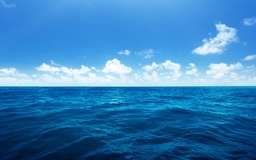
#> input picture landscape.jpg, 256 x 160 px, shrunk from 2880 x 1800 before the run
$ python experiment.py
#> lines starting #> are read from the running program, lines starting #| are printed output that depends on the picture; after the words box and inside, x2 and y2 are one past the last pixel; in counts of white or black regions, pixels touching at a corner belong together; pictures that were not available may be replaced by others from this repository, and a replacement may not be noted
### knn_matting.py
import numpy as np
import sklearn.neighbors as knn
import scipy.sparse
import math
import warnings
# from scikits.umfpack import spsolve, splu
from knn import KNN
import cv2 as cv
import copy

import timeit

class Matting:
    def __init__(
        self
    ):
        pass

    def setup(
        self,
        feature_representation = 'RGBxy_rand',
        n_neighbors = 10,
        _lambda = 100,
        knn_type = 'sklearn',
        metrix_type = 'sparse',
        use_umfpack = True
    ):
        self.feature_representation = feature_representation   # ['RGBxy_rand', 'RGBxy', 'RGB', 'HSVxy', 'HSV']
        self.n_neighbors = n_neighbors                         # 共使用幾個鄰居
        self._lambda = _lambda                                 # 已知 alpha 的限制有多強
        self.knn_type = knn_type                               # [sklearn, hand_craft]
        self.metrix_type = metrix_type                         # [sparse, dense]
        self.use_umfpack = use_umfpack                         # [True, False]

    def preprocess(self, img, trimap):
        trimap = cv.cvtColor(trimap, cv.COLOR_BGR2GRAY)
        trimap = trimap / 255.0

        if self.feature_representation[:3] == 'RGB':
            img = img / 255.0
        elif self.feature_representation[:3] == 'HSV':
            img = cv.cvtColor(img, cv.COLOR_BGR2HSV)
            img = img.astype(float)
            scale_factor = np.array([360.0, 100.0, 100.0])
            img /= scale_factor

        foreground = (trimap == 1.0).astype(int)
        background = (trimap == 0.0).astype(int)

        # M*alpha = V (使用者給定的 alpha, 一種限制)
        assigned_part = foreground + background
        return img, foreground, assigned_part

    def encode_pixel(self, color, i, j, m, n):
        # x,y 座標共用的 normalize factor
        coordinate_factor = math.sqrt(m * m + n * n)

        # cite : https://github.com/dingzeyuli/knn-matting (論文原作者的官方程式 matlab 版本，參考 encode pixel 的想法)
        # 根據文中提到的，添加少量 noise 的在 x,y 座標的資訊上可以減少空間在 feature 中的佔比
        if self.feature_representation == 'RGBxy_rand':
            b, g, r = color
            x_rand = np.random.random() * 1e-6
            y_rand = np.random.random() * 1e-6
            return [r, g, b, i/coordinate_factor + x_rand, j/coordinate_factor + y_rand] # bgr -> rgb (其實並不會影響結果)

        # 不增加 noise 干擾
        elif self.feature_representation == 'RGBxy':
            b, g, r = color
            return [r, g, b, i/coordinate_factor, j/coordinate_factor]

        # 與課程提供的教材一致，完全不使用空間的資訊
        elif self.feature_representation == 'RGB':
            b, g, r = color
            return [r, g, b]


        # 與 RGB 概念相同，只是改成 HSV 的版本
        # 根據原作者的說法，HSV 得到的結果並不會比 RGB 好
        elif self.feature_representation == 'HSVxy':
            h, s, v = color
            return [math.cos(h), math.sin(h), s, v, i/coordinate_factor, j/coordinate_factor]
        elif self.feature_representation == 'HSV':
            h, s, v = color
            return [math.cos(h), math.sin(h), s, v]
        else:
            raise NotImplementedError

    def get_img_features(self, img):
        m, n, _ = img.shape
        feature_vectors = []

        # 將每個 pixel encode 成為向量 (encode 的向量形式由 setup 決定)
        for i in range(m):
            for j in range(n):
                feature_vectors.append(self.encode_pixel(img[i][j], i, j, m, n))
        feature_vectors = np.array(feature_vectors)
        return feature_vectors

    def get_pixel_neighbors(self, feature_vectors):

        # 使用 sklearn 效能最佳化的 knn (使用 ball tree or kd-tree (c/c++))
        if self.knn_type == 'sklearn':
            model = knn.NearestNeighbors(n_neighbors=self.n_neighbors, n_jobs=8).fit(feature_vectors)
            pixel_neighbors = model.kneighbors(feature_vectors)[1] # 找出每個 pixel 最接近的 10 個 pixel (歐式距離)

        # 手寫的 knn，速度差很多 (使用 kd-tree (python))
        # note : 兩個 knn 得到的結果完全一致
        elif self.knn_type == 'hand_craft':
            model = KNN(n_neighbors=self.n_neighbors)
            model.fit(feature_vectors)
            pixel_neighbors = model.get_k_neighbors()
            pixel_neighbors = np.array(pixel_neighbors)
        return pixel_neighbors


    # 計算出 L = (D - A)
    def get_laplacian(self, feature_vectors, pixel_neighbors):
        n_pixels = len(feature_vectors)
        n_neighbors = len(pixel_neighbors[0])
        C = len(feature_vectors[0]) # 表示最小上界

        # 使用稀疏矩陣減少記憶體消耗 (因為絕大多數內容都是 0，而且有對角矩陣)
        if self.metrix_type == 'sparse':
            data = [] # 儲存 kernel function 的數值 (data = || X(i) - X(j) || / C)
            rows = [] # 儲存 row index (稀疏矩陣需要)
            cols = [] # 儲存 column index (稀疏矩陣需要)

            for i in range(n_pixels):
                for j in range(n_neighbors):
                    data.append(1 - np.linalg.norm(feature_vectors[i] - feature_vectors[pixel_neighbors[i][j]]) / C)
                    rows.append(i)
                    cols.append(pixel_neighbors[i][j])

            # 稀疏矩陣 (row, col) 的區域是 data，其餘區域為 0
            A = scipy.sparse.coo_matrix((data, (rows, cols)), shape=(n_pixels, n_pixels))
            D = scipy.sparse.diags(np.ravel(A.sum(axis = 1))) # D 是所有權重的總和，攤平後放到對角線
            L = D - A

        # 使用原始矩陣
        else:
            A = np.zeros((n_pixels, n_pixels))
            for i in range(n_pixels):
                for j in range(n_neighbors):
                    A[i][j] = 1 - np.linalg.norm(feature_vectors[i] - feature_vectors[pixel_neighbors[i][j]]) / C

            D = np.diag(np.ravel(A.sum(axis = 1)))
            L = D - A
        return L

    def solve(self, H, V):
        warnings.filterwarnings('error')
        try:
            # cite : https://github.com/scikit-umfpack/scikit-umfpack/blob/master/scikits/umfpack/interface.py#L93 (實際做法)
            # 使用 use_umfpack 表示要不要先做 LU factorization 加速 (Pr * (R^-1) * A * Pc = L * U)
            # 這會大幅度的提昇計算速度
            alpha = scipy.sparse.linalg.spsolve(H, V, use_umfpack=True)
        except Warning:
            # 陣列可能不存在反矩陣
            # |b - A x| is minimized.
            alpha = scipy.sparse.linalg.lsqr(H, V)[0]

        # alpha 的數值應該在 [0, 1] 之間
        alpha = np.clip(alpha, 0, 1)
        return alpha

    def knn_matting(self, img, trimap):
        m, n, _ = img.shape
        img, foreground, assigned_part = self.preprocess(img, trimap)
        feature_vectors = self.get_img_features(img)
        pixel_neighbors = self.get_pixel_neighbors(feature_vectors)
        L = self.get_laplacian(feature_vectors, pixel_neighbors)

        # M 表示該 pixel 有沒有被使用者標記，assigned_part 是有被標記的部份 (foreground, background)
        M = scipy.sparse.diags(np.ravel(assigned_part))

        # V 表示被 assign 的 alpha，前景為 1
        V = self._lambda * np.transpose(np.ravel(foreground))

        # alpha 前的係數
        H = (L + self._lambda * M)

        # 解決 a @ x == b 的問題，其中 x 是未知數 (alpha)
        alpha = self.solve(H, V)
        alpha = alpha.reshape(m, n) # 把 1 維的 alpha 重新拉回 mxn
        return alpha

    def combine_image(self, object, scene, alpha):
        object_height, object_width, _ = object.shape
        scene_height, scene_width, _ = scene.shape
        new_height, new_width = int(1.5*object_height), int(1.5*scene_width*(object_height/scene_height))
        h_offset, w_offset = new_height-object_height, int(0.25*object_width)

        scene = cv.resize(scene, (new_width, new_height), interpolation=cv.INTER_CUBIC)
        result_image = copy.deepcopy(scene)

        for i in range(object_height):
            for j in range(object_width):
                result_image[i+h_offset][j+w_offset] = \
                    alpha[i][j] * object[i][j] + (1 - alpha[i][j]) * result_image[i+h_offset][j+w_offset]

        return result_image


### experiment.py
from knn_matting import Matting
import os
import cv2 as cv
import timeit, functools

image_folder = 'images'
trimap_folder = 'trimap'
background = cv.imread('landscape.jpg', 1)
#> background is the input picture: shape (160, 256, 3); mean B, G, R 186.7, 130.4, 58.4

def get_images(path):
#> called with path = 'images'
    file_names = []
    images = []
    for file_name in os.listdir(path):
        file_names.append(file_name)

    file_names = sorted(file_names)
    for file_name in file_names:
        image_path = os.path.join(path, file_name)
        image = cv.imread(image_path, 1)
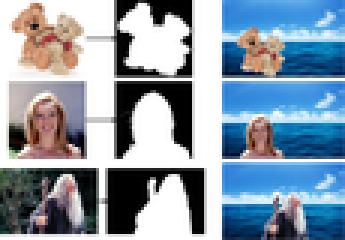
#> input picture matting.png, 115 x 80 px, shrunk from 1293 x 897 before the run, given as the content of the folder images, which was not available (shown 3 times larger)
#> image is the input picture: shape (80, 115, 3); mean B, G, R 169.7, 154.2, 137.8
        images.append(image)

    return file_names, images

def experiment_k(image_names, images, trimaps, ks = []):
    mat = Matting()
    for k in ks:
        for i in range(len(images)):
            mat.setup(n_neighbors=k)
            alpha = mat.knn_matting(images[i], trimaps[i])
            result_image = mat.combine_image(images[i], background, alpha)
            cv.imwrite(f"experiment_different_k/result/{image_names[i]}_{k}.png", result_image)
            cv.imwrite(f"experiment_different_k/alpha/{image_names[i]}_{k}_alpha.png", alpha*255)

# [67 lines left out: functions experiment_encode, experiment_lambda, _experiment_slow, _experiment_speedup, experiment_speed, work_more_images and 1 more, not called in this run]


if __name__ == '__main__':
    names, images = get_images(image_folder)
#> names = ['matting.png']; images = 1 item
    _, trimaps = get_images(trimap_folder)
#> trimaps = 1 item
    ks = [1, 5, 10, 25, 100]
    experiment_k(names, images, trimaps, ks)
#> the loop in experiment_k, `for k in ks:` made 5 passes
#> pass 1, in preprocess, `trimap = cv.cvtColor(trimap, cv.COLOR_BGR2GRAY)`:
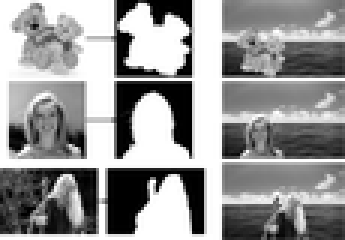
#> trimap: shape (80, 115) (shown 3 times larger); min 0, max 255, mean 151.1
#> pass 1, in preprocess, `foreground = (trimap == 1.0).astype(int)`:
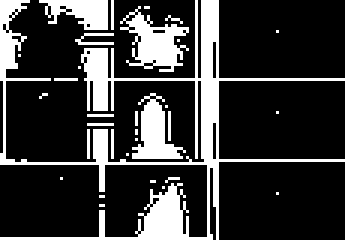
#> foreground: shape (80, 115) int64 (shown 3 times larger); values 0 (black) and 1 (white), 22% white; 32 white regions (27 under 20 px), largest, box (x1, y1, x2, y2) and area: (0, 0, 115, 80) 1322, (40, 2, 63, 24) 237, (44, 31, 62, 53) 189, (13, 0, 36, 10) 147, (25, 11, 38, 15) 25
